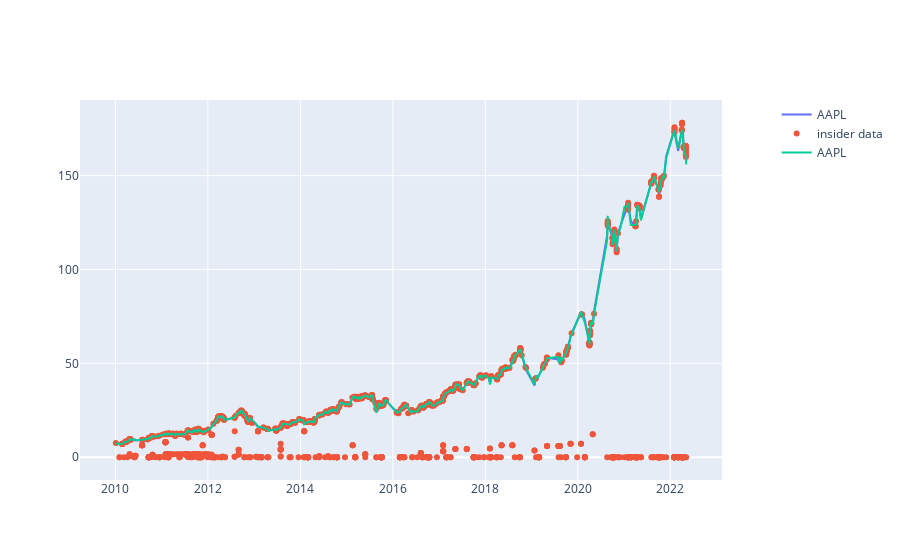

The notebook cell saved with this chart:
### Code cell
a

### Figure 1 — Plotly figure (JSON) as saved in the notebook; plotly's stock layout.template omitted (floating-point values rounded to 4 significant figures; data arrays with more than 128 entries replaced by an {"elided": "..."} marker saying what was removed)
{"data": [{"name": "AAPL", "type": "scatter", "x": {"elided": "1858 str values"}, "y": {"elided": "1858 float values"}, "yaxis": "y"}, {"mode": "markers", "name": "insider data", "type": "scatter", "x": {"elided": "2274 str values"}, "xaxis": "x", "y": {"elided": "2274 float values"}, "yaxis": "y"}, {"name": "AAPL", "type": "scatter", "x": {"elided": "1858 str values"}, "y": {"elided": "1858 float values"}, "yaxis": "y"}], "layout": {"xaxis": {"anchor": "y", "domain": [0, 0.94]}, "yaxis": {"anchor": "x", "domain": [0, 1]}, "yaxis2": {"anchor": "x", "overlaying": "y", "side": "right"}}}
